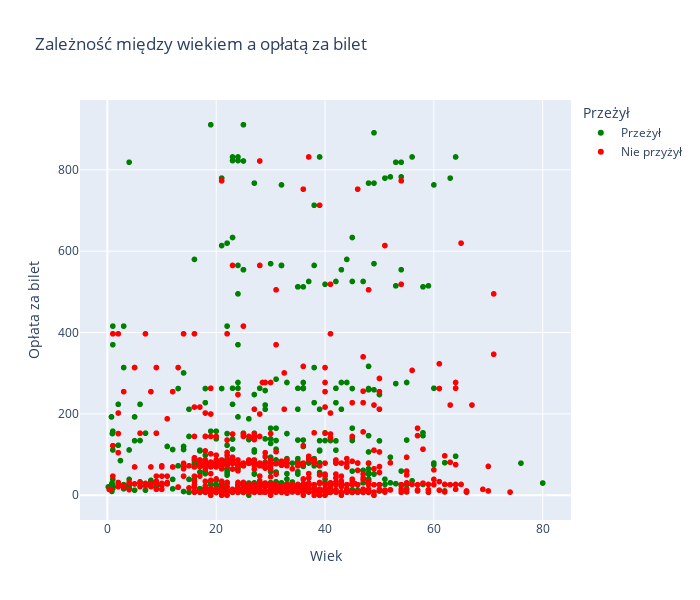

The cell this chart's notebook holds for it:
### Code cell
fig = px.scatter(df, x='age', y='fare', color='survived',
                 title='Zależność między wiekiem a opłatą za bilet',
                 labels={'age': 'Wiek', 'fare': 'Opłata za bilet', 'survived': 'Przeżył'},
                 color_discrete_map={'Nie przyżył': 'red', 'Przeżył': 'green'})

fig.update_traces(showlegend=True)

fig.update_layout(width=700, height=600, coloraxis_showscale=False)

fig

### Figure 1 — Plotly figure (JSON) as saved in the notebook; plotly's stock layout.template omitted (floating-point values rounded to 4 significant figures; data arrays with more than 128 entries replaced by an {"elided": "..."} marker saying what was removed)
{"data": [{"hovertemplate": "Przeżył=Przeżył<br>Wiek=%{x}<br>Opłata za bilet=%{y}<extra></extra>", "legendgroup": "Przeżył", "marker": {"color": "green", "symbol": "circle"}, "mode": "markers", "name": "Przeżył", "showlegend": true, "type": "scattergl", "x": {"elided": "500 float values"}, "xaxis": "x", "y": {"elided": "500 float values"}, "yaxis": "y"}, {"hovertemplate": "Przeżył=Nie przyżył<br>Wiek=%{x}<br>Opłata za bilet=%{y}<extra></extra>", "legendgroup": "Nie przyżył", "marker": {"color": "red", "symbol": "circle"}, "mode": "markers", "name": "Nie przyżył", "showlegend": true, "type": "scattergl", "x": {"elided": "809 float values"}, "xaxis": "x", "y": {"elided": "809 float values"}, "yaxis": "y"}], "layout": {"coloraxis": {"showscale": false}, "height": 600, "legend": {"title": {"text": "Przeżył"}, "tracegroupgap": 0}, "title": {"text": "Zależność między wiekiem a opłatą za bilet"}, "width": 700, "xaxis": {"anchor": "y", "autorange": true, "domain": [0, 1], "range": [-5.029, 85.2], "title": {"text": "Wiek"}, "type": "linear"}, "yaxis": {"anchor": "x", "autorange": true, "domain": [0, 1], "range": [-60.84, 971.6], "title": {"text": "Opłata za bilet"}, "type": "linear"}}}
